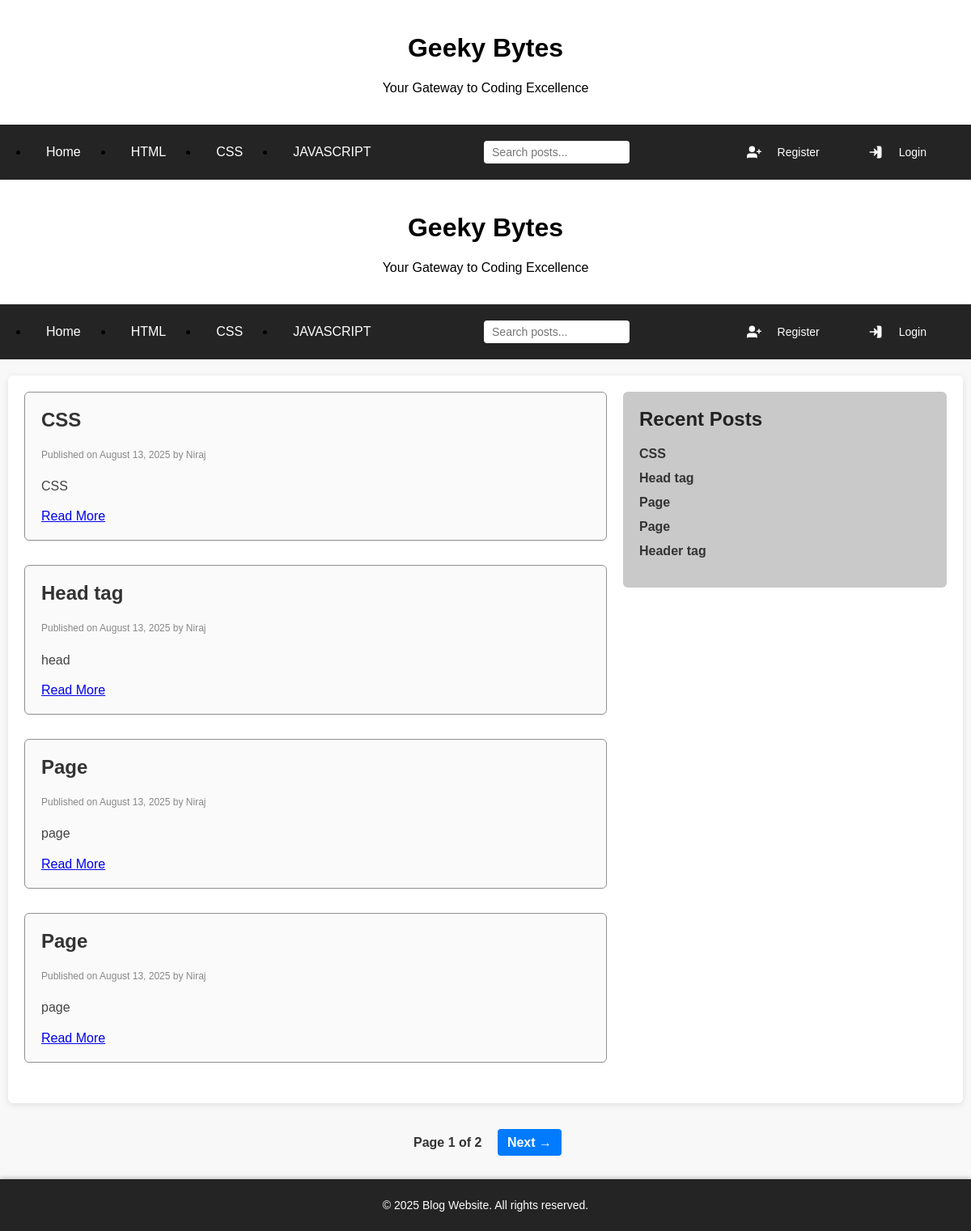
The app's page /, older data.
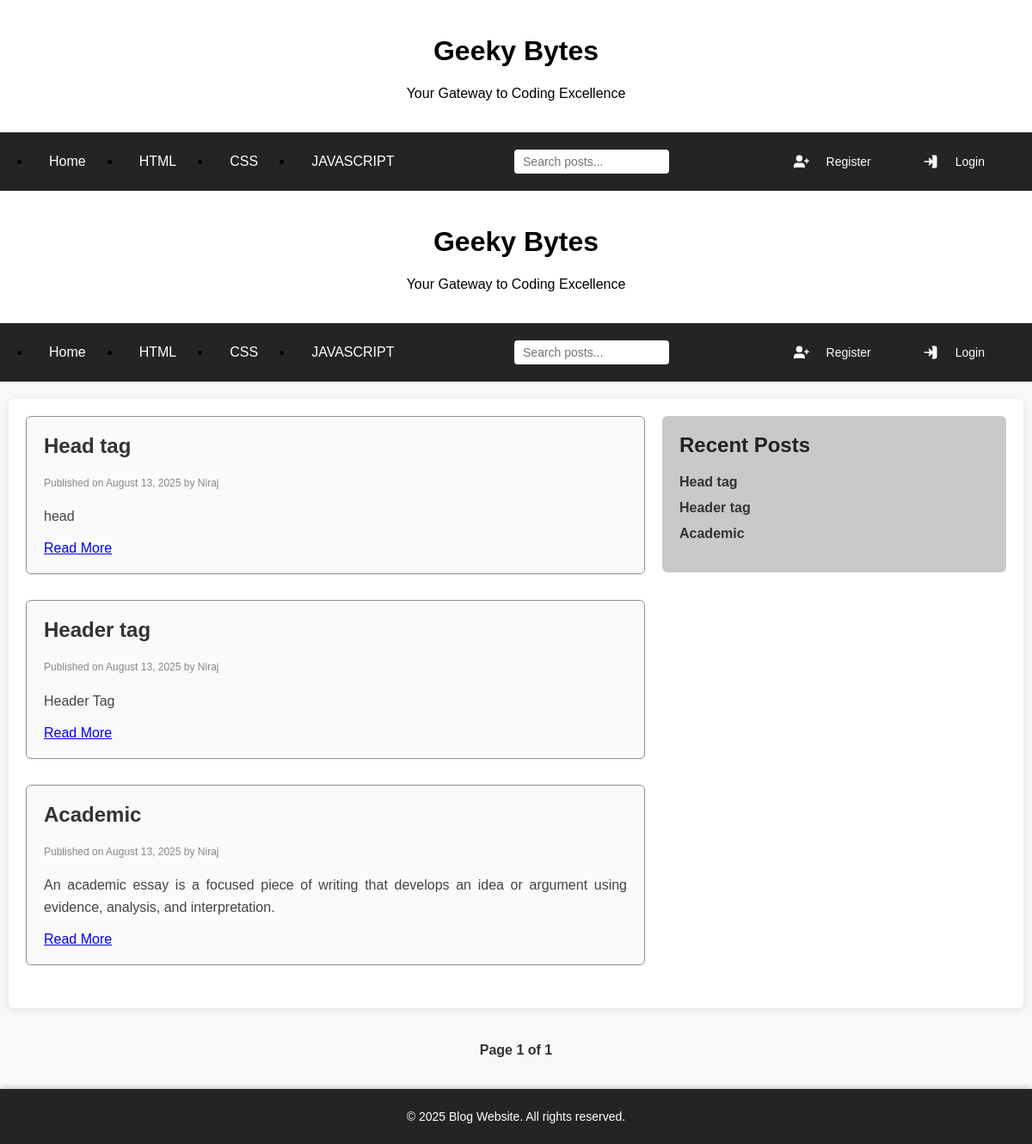
The same page, newer data.
### app/models.py (models this page shows, shortened)
class Category(models.Model):
    category_title=models.CharField(max_length=100)
    created_at=models.DateTimeField(auto_now_add=True)
    updated_at=models.DateTimeField(auto_now=True)
    slug = models.SlugField(unique=True, blank=True)
    def __str__(self):
        return self.category_title

class Blog(models.Model):
    STATUS_CHOICES = [
        ('draft', 'Draft'),
        ('published', 'Published'),
    ]
    category=models.ForeignKey(Category,on_delete=models.CASCADE)
    author=models.ForeignKey(User,on_delete=models.CASCADE)
    slug=models.SlugField(unique=True, blank=True)
    blog_title=models.CharField(max_length=100)
    blog_short_description=models.TextField(max_length=700)
    blog_description=models.TextField(max_length=2000)
    status = models.CharField(max_length=10, choices=STATUS_CHOICES, default='draft')
    created_at=models.DateTimeField(auto_now_add=True)
    updated_at=models.DateTimeField(auto_now=True)
    is_published=models.BooleanField(default=False)
    image=models.ImageField(upload_to='blog_images/',blank=True,null=True)

### app/views.py (the view)
# urls.py: path('',views.home,name='home'),
def home(request):
    category=Category.objects.all()
    blog=Blog.objects.filter(is_published=True).order_by('-created_at')
    page=Paginator(blog,4)
    page_number=request.GET.get('page')
    page_obj=page.get_page(page_number)
    recent_posts = Blog.objects.filter(is_published=True).order_by('-created_at')
    context={'category':category,'page_obj': page_obj,'blog': page_obj.object_list,'recent_posts': recent_posts}
    return render(request,'blog.html',context)

### template/blog.html (shortened to what this page needs)
{%extends 'includes/base.html' %}
{%block content%}
 <header>
    <h1>Geeky Bytes</h1>
    <p>Your Gateway to Coding Excellence</p>
  </header>
  <nav>
    <div class="nav-links">
      <li><a href="{%url 'home' %}">Home</a></li>
      {%if category%}
        {%for i in category%}
        <li><a href="#">{{i}}</a></li>
        {%endfor%}
        {%endif%}
    </div>
    <div class="search-container">
      <input type="search" placeholder="Search posts..." aria-label="Search posts" />
    </div>
    <div class="auth-icons">
  {% if user.is_authenticated %}
    <span style="color: #fff; font-weight: 600; margin-right: 10px;">
      Hello, {{ user.username|capfirst }}
    </span>
    <a href="{%url 'add_post' %}" style="color: #fff; font-weight: 600; padding: 6px 10px; background-color: #28a745; border-radius: 4px; text-decoration: none;">
    + Add Post
  </a>
    <form method="POST" action="{% url 'logout' %}" style="display: inline;">
      {% csrf_token %}
      <button type="submit" title="Logout" aria-label="Logout" style="background:none; border:none; color:#fff; cursor:pointer; display:flex; align-items:center; gap:5px; font-weight:600; font-size:14px; padding:6px 10px; border-radius:4px; transition:background-color 0.3s;">
        <svg xmlns="http://www.w3.org/2000/svg" viewBox="0 0 24 24" fill="none" stroke="currentColor"
          stroke-width="2" stroke-linecap="round" stroke-linejoin="round" class="feather feather-log-out" width="18" height="18">
          <path d="M9 21H5a2 2 0 0 1-2-2V5a2 2 0 0 1 2-2h4" />
          <polyline points="16 17 21 12 16 7" />
          <line x1="21" y1="12" x2="9" y2="12" />
        </svg>
        Logout
      </button>
    </form>
  {% else %}
    <button title="Register" aria-label="Register">
      <a href="{% url 'register' %}">Register</a>
    </button>
    <button title="Login" aria-label="Login">
      <a href="{% url 'login' %}">Login</a>
    </button>
  {% endif %}
</div>
  </nav>
  <div class="container">
    <main>
      {%if blog%}
      {%for i in blog%}
      <article>
        <h2>{{ i.blog_title|capfirst }}</h2>
        <p class="post-meta">
          Published on {{ i.created_at|date:"F d, Y" }} by {{ i.author.username|capfirst }}
        </p>
        <p class="content-preview">{{ i.blog_short_description }}</p>
        <a href="{%url 'blog_detail' i.slug%}" class="read-more">Read More</a>
      </article>
      {%endfor%}
      {%endif%}
    </main>
    <aside>
      <h2>Recent Posts</h2>
      <ul>
        {%if blog%}
        {%for i in recent_posts|slice:":5" %}
        <li><a href="{%url 'blog_detail' i.slug %}">{{i.blog_title|capfirst}}</a></li>
        {%endfor%}
        {%endif%}
      </ul>
    </aside>
  </div>
  <div style="text-align: center; margin-top: 40px;">
  <div class="pagination">
    <span style="margin: 0 10px;">Page {{ page_obj.number }} of {{ page_obj.paginator.num_pages }}</span>
    {% if page_obj.has_next %}
      <a href="?page={{ page_obj.next_page_number }}">Next →</a>
    {% endif %}
  </div>
</div>
{%endblock%}

### template/includes/base.html (shortened to what this page needs)
<!DOCTYPE html>
<html lang="en">
<head>
</head>
<body>
{% if request.resolver_match.url_name != 'add_post' and request.resolver_match.url_name != 'blog_detail' %}
  <header>
   <h1>Geeky Bytes</h1>
    <p>Your Gateway to Coding Excellence</p>
  </header>
  <nav>
    <div class="nav-links">
      <li><a href="{%url 'home' %}">Home</a></li>
      {%if category%}
        {%for i in category%}
        <li><a href="{%url 'category_detail' i.slug%}">{{i}}</a></li>
        {%endfor%}
        {%endif%}
    </div>
    <div class="search-container">
       <form method="GET" action="{% url 'search' %}">
    <input type="search" name="q" placeholder="Search posts..."aria-label="Search posts" value="{{ request.GET.q|default:'' }}"/>
  </form>
    </div>
    <div class="auth-icons">
  {% if user.is_authenticated %}
    <span style="color: #fff; font-weight: 600; margin-right: 10px;">
      Hello, {{ user.username|capfirst }}
    </span>
    <a href="{% url 'my-post' %}" style="color: #fff; font-weight: 600; padding: 6px 10px; background-color: #007bff; border-radius: 4px; text-decoration: none;">
  My Posts
</a>
    <a href="{%url 'add_post' %}" style="color: #fff; font-weight: 600; padding: 6px 10px; background-color: #28a745; border-radius: 4px; text-decoration: none;">
    + Add Post
  </a>
    <form method="POST" action="{% url 'logout' %}" style="display: inline;">
      {% csrf_token %}
      <button type="submit" title="Logout" aria-label="Logout" style="background:none; border:none; color:#fff; cursor:pointer; display:flex; align-items:center; gap:5px; font-weight:600; font-size:14px; padding:6px 10px; border-radius:4px; transition:background-color 0.3s;">
        <svg xmlns="http://www.w3.org/2000/svg" viewBox="0 0 24 24" fill="none" stroke="currentColor"
          stroke-width="2" stroke-linecap="round" stroke-linejoin="round" class="feather feather-log-out" width="18" height="18">
          <path d="M9 21H5a2 2 0 0 1-2-2V5a2 2 0 0 1 2-2h4" />
          <polyline points="16 17 21 12 16 7" />
          <line x1="21" y1="12" x2="9" y2="12" />
        </svg>
        Logout
      </button>
    </form>
  {% else %}
    <button title="Register" aria-label="Register">
      <a href="{% url 'register' %}">Register</a>
    </button>
    <button title="Login" aria-label="Login">
      <a href="{% url 'login' %}">Login</a>
    </button>
  {% endif %}
</div>
  </nav>
  {%endif%}
{%block content%}
{%endblock%}
 <footer>
    <p>© 2025  Blog Website. All rights reserved.</p>
  </footer>
</body>
</html>

Row changes from the older to the newer data that the page shows:
removed Blog: blog_title "CSS", created_at "August 13, 2025", author.username "Niraj", blog_short_description "CSS"
removed Blog: blog_title "Page", created_at "August 13, 2025", author.username "Niraj", blog_short_description "page"
removed Blog: blog_title "Page", created_at "August 13, 2025", author.username "Niraj", blog_short_description "page"
now on one of the page's lists (row unchanged): Blog: blog_title "Header tag", created_at "August 13, 2025", author.username "Niraj", blog_short_description "Header Tag"
now on this page (row edited): Blog: blog_title "Academic", created_at "August 13, 2025", author.username "Niraj", blog_short_description "An academic essay is a focused piece of writing that develops an idea or argument using evidence, analysis, and interpretation."
Text that changed along with them:
{{ page_obj.paginator.num_pages }}: "2" → "1"
text no longer shown: "Next →"
